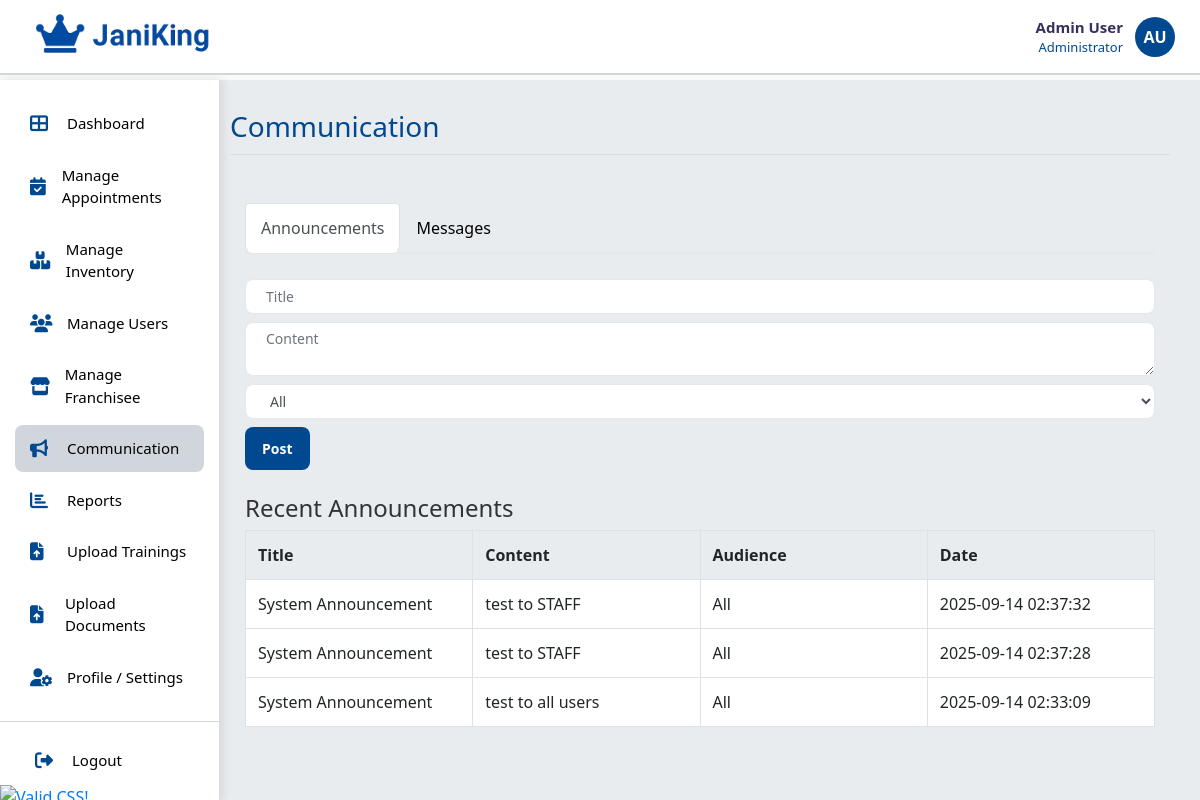
The page /root/admin/admin_announcements.php on the database as committed earlier.
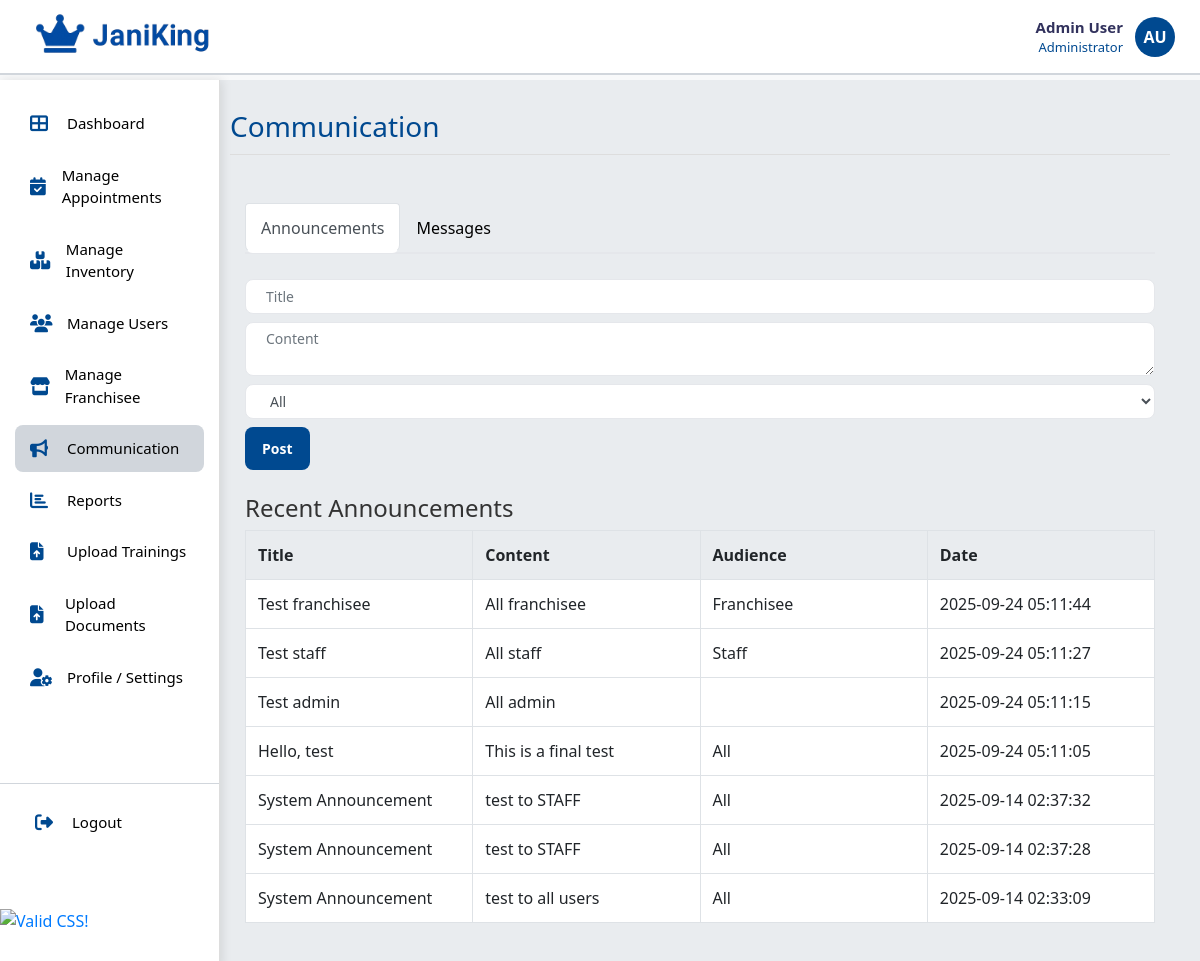
The same page on the database as committed later.
### tables this page shows
CREATE TABLE `announcements` (
  `announcement_id` int(11) NOT NULL,
  `title` varchar(255) NOT NULL,
  `content` text NOT NULL,
  `author_id` int(11) NOT NULL,
  `recipient_type` enum('All','Staff','Franchisee') NOT NULL DEFAULT 'All',
  `created_at` timestamp NOT NULL DEFAULT current_timestamp(),
  `updated_at` timestamp NOT NULL DEFAULT current_timestamp() ON UPDATE current_timestamp()
);

### root/admin/admin_announcements.php (the view, shortened to what this page needs)
<?php
require_once "../../db/config.php";
$activeTab = $_GET['tab'] ?? 'announcements';
$announcements = $conn->query("SELECT * FROM announcements ORDER BY created_at DESC")->fetchAll(PDO::FETCH_ASSOC);
?>
<!DOCTYPE html>
<html>
<head>
  <link rel="stylesheet" href="https://stackpath.bootstrapcdn.com/bootstrap/4.5.2/css/bootstrap.min.css">
  <link rel="stylesheet" href="https://cdnjs.cloudflare.com/ajax/libs/font-awesome/6.4.0/css/all.min.css">
  <link rel="stylesheet" href="../assets/css/style_admin.css">
</head>
<body>
<?php include('../includes/header.php'); ?>
<?php include('../includes/admin_navbar.php'); ?>
<div class="main-container">
<main class="main-content">
  <h1 class="page-title">Communication</h1>
<div class="container mt-5">
  <ul class="nav nav-tabs">
    <li class="nav-item"><a class="nav-link <?=($activeTab==='announcements'?'active':'')?>" href="#announcements" data-toggle="tab">Announcements</a></li>
    <li class="nav-item"><a class="nav-link <?=($activeTab==='messages'?'active':'')?>" href="#messages" data-toggle="tab">Messages</a></li>
  </ul>
  <div class="tab-content">
    <div class="tab-pane fade <?=($activeTab==='announcements'?'show active':'')?>" id="announcements">
      <form method="post" class="mt-3">
        <input type="text" name="title" class="form-control" placeholder="Title" required>
        <textarea name="content" class="form-control mt-2" placeholder="Content" required></textarea>
        <select name="audience" class="form-control mt-2">
          <option>All</option><option>Franchisee</option><option>Staff</option><option>Admin</option>
        </select>
        <button class="btn btn-primary mt-2">Post</button>
      </form>
      <h4 class="mt-4">Recent Announcements</h4>
      <table class="table table-bordered">
        <tr><th>Title</th><th>Content</th><th>Audience</th><th>Date</th></tr>
        <?php foreach($announcements as $a): ?>
          <tr>
            <td><?=htmlspecialchars($a['title'])?></td>
            <td><?=htmlspecialchars($a['content'])?></td>
            <td><?=$a['recipient_type']?></td>
            <td><?=$a['created_at']?></td>
          </tr>
        <?php endforeach; ?>
      </table>
    </div>
  </div>
</div>
</main>
</div>
</body>
</html>

### root/includes/header.php (shortened to what this page needs)
<header class="admin-header">
    <div class="logo-section">
        <img src="/assets/images/logo.png" alt="JaniKing Logo" class="brand-logo">
    </div>
    <div class="user-section">
        <div class="user-info">
            <div class="user-name">Admin User</div>
            <div class="user-role">Administrator</div>
        </div>
        <div class="user-avatar">AU</div>
    </div>
</header>

### root/includes/admin_navbar.php (shortened to what this page needs)
<link rel="stylesheet" href="/assets/css/style_admin.css">
<div class="admin-navbar">
    <ul class="nav-menu">
        <li class="nav-item">
            <a href="/admin/admin_dash.php" class="nav-link <?php if(basename($_SERVER['PHP_SELF'])=='admin_dash.php') echo 'active'; ?>">
                <span class="nav-text">Dashboard</span>
            </a>
        </li>
        <li class="nav-item">
            <a href="/admin/admin_manage_appointments.php" class="nav-link <?php if(basename($_SERVER['PHP_SELF'])=='admin_manage_appointments.php') echo 'active'; ?>">
                <i class="fas fa-calendar-check"></i>
                <span class="nav-text">Manage Appointments</span>
            </a>
        </li>
        <li class="nav-item">
            <a href="/admin/admin_manage_inventory.php" class="nav-link <?php if(basename($_SERVER['PHP_SELF'])=='admin_manage_inventory.php') echo 'active'; ?>">
                <i class="fas fa-boxes"></i>
                <span class="nav-text">Manage Inventory</span>
            </a>
        </li>
        <li class="nav-item">
            <a href="/admin/admin_manage_users.php" class="nav-link <?php if(basename($_SERVER['PHP_SELF'])=='admin_manage_users.php') echo 'active'; ?>">
                <i class="fas fa-users"></i>
                <span class="nav-text">Manage Users</span>
            </a>
        </li>
        <li class="nav-item">
            <a href="/admin/admin_manage_franchisee.php" class="nav-link <?php if(basename($_SERVER['PHP_SELF'])=='admin_manage_franchisee.php') echo 'active'; ?>">
                <i class="fas fa-store"></i>
                <span class="nav-text">Manage Franchisee</span>
            </a>
        </li>
        <li class="nav-item">
            <a href="/admin/admin_announcements.php" class="nav-link <?php if(basename($_SERVER['PHP_SELF'])=='admin_announcements.php') echo 'active'; ?>">
                <i class="fas fa-bullhorn"></i>
                <span class="nav-text">Communication</span>
            </a>
        </li>
        <li class="nav-item">
            <a href="/admin/admin_reports.php" class="nav-link <?php if(basename($_SERVER['PHP_SELF'])=='admin_reports.php') echo 'active'; ?>">
                <i class="fas fa-chart-bar"></i>
                <span class="nav-text">Reports</span>
            </a>
        </li>
        <li class="nav-item">
            <a href="/admin/admin_trainings.php" class="nav-link <?php if(basename($_SERVER['PHP_SELF'])=='admin_trainings.php') echo 'active'; ?>">
                <i class="fas fa-file-upload"></i>
                <span class="nav-text">Upload Trainings</span>
            </a>
        </li>
        <li class="nav-item">
            <a href="/admin/admin_documents.php" class="nav-link <?php if(basename($_SERVER['PHP_SELF'])=='admin_documents.php') echo 'active'; ?>">
                <i class="fas fa-file-upload"></i>
                <span class="nav-text">Upload Documents</span>
            </a>
        </li>
        <li class="nav-item">
            <a href="/admin/admin_profile.php" class="nav-link <?php if(basename($_SERVER['PHP_SELF'])=='admin_profile.php') echo 'active'; ?>">
                <i class="fas fa-user-cog"></i>
                <span class="nav-text">Profile / Settings</span>
            </a>
        </li>
    </ul>
    <div class="logout-section">
        <a href="/logout.php" class="nav-link">
            <i class="fas fa-sign-out-alt"></i>
            <span class="nav-text">Logout</span>
        </a>
    </div>
    <p>
    <a href="https://jigsaw.w3.org/css-validator/check/referer">
        <img style="border:0;width:88px;height:31px"
            src="https://jigsaw.w3.org/css-validator/images/vcss-blue"
            alt="Valid CSS!" />
    </a>
</p>
</div>

### root/assets/css/style_admin.css (style rules this page uses)
:root { --header-h: 80px; --nav-w: 220px; --brand-blue: #004990; --bg: #f8f9fa; --card-bg: #ffffff; --text: #333333; --muted: #6c757d; --border: #e5e7eb; --shadow: 0 4px 12px rgba(0,0,0,.08); }
* { box-sizing:border-box; }
html, body { height:100%; }
body { margin:0; font-family: 'Segoe UI', Tahoma, Geneva, Verdana, sans-serif; color: var(--text); background: var(--bg); overflow:hidden; }
.admin-navbar { background-color: #fff; width: 200px; height: calc(100vh - 75px); padding: 20px 0; box-shadow: 2px 0 10px rgba(0,0,0,0.1); position: fixed; left: 0; top: 75px; display: flex; flex-direction: column; justify-content: space-between; z-index: 900; }
.nav-menu { list-style: none; padding: 0 15px; }
.nav-item { margin-bottom: 5px; }
.nav-link { display: flex; align-items: center; padding: 12px 15px; text-decoration: none; color: #000; border-radius: 8px; transition: all 0.3s ease; }
.nav-link.active, .nav-link:hover { background-color: #d1d6dc; }
.nav-link i { color: #004990; width: 25px; font-size: 18px; margin-right: 12px; }
.nav-text { font-size: 15px; font-weight: 500; }
.logout-section { padding: 15px 20px 0; border-top: 1px solid #d1d6dc; }
.main-content { margin-left: 200px; padding: 30px; }
.main-container { display:flex; height:100vh; padding-top: var(--header-h); }
.admin-navbar { position: fixed; top: var(--header-h); left: 0; width: var(--nav-w); height: calc(100vh - var(--header-h)); background: #fff; border-right: 1px solid #ddd; overflow-y: auto; z-index: 900; }
.main-content { flex: 1; padding: 30px; overflow-y: auto; background: #e9ecef; }
.page-title { color: var(--brand-blue); font-size: 28px; margin: 0 0 20px 0; padding-bottom: 10px; border-bottom: 1px solid #ddd; }
.btn { display:inline-flex; align-items:center; gap:8px; padding:10px 16px; border:1px solid transparent; border-radius: 8px; font-size:14px; font-weight:600; cursor:pointer; transition: all .2s ease; text-decoration:none; }
.btn-primary { background: var(--brand-blue); color:#fff; }
table { width:100%; border-collapse:collapse; table-layout: fixed; }
tbody td { padding:14px 16px; border-bottom:1px solid #f1f1f1; background:#fff; word-wrap: break-word; white-space: normal; vertical-align: top; }
tbody tr:last-child td { border-bottom:none; }
.form-control { width: 100%; padding: 5px 20px; border: 1px solid var(--border); border-radius: 8px; font-size: 14px; background: #fff; }
.nav-tabs { display: flex; border-bottom: 2px solid var(--border); margin-bottom: 25px; }

### root/includes/header.php (style rules this page uses)
.admin-header { position: fixed; top: 0; left: 0; width: 100%; height: 75px; background-color: #ffffffff; padding: 15px 25px; display: flex; justify-content: space-between; align-items: center; border-bottom: 2px solid #d1d6dc; z-index: 1000; }
.logo-section { display: flex; align-items: center; gap: 10px; }
.brand-logo { height: 200px; width: auto; }
.user-section { display: flex; align-items: center; gap: 12px; }
.user-info { text-align: right; }
.user-name { font-weight: 600; color: #32325d; font-size: 15px; }
.user-role { color: #004990; font-size: 13px; font-weight: 500; }
.user-avatar { width: 40px; height: 40px; background-color: #004990; border-radius: 50%; display: flex; align-items: center; justify-content: center; color: white; font-weight: bold; font-size: 16px; }

Rows that differ between the two databases and show on the page:
added announcements: title "Test franchisee", content "All franchisee", recipient_type "Franchisee", created_at "2025-09-24 05:11:44"
added announcements: title "Test staff", content "All staff", recipient_type "Staff", created_at "2025-09-24 05:11:27"
added announcements: title "Test admin", content "All admin", created_at "2025-09-24 05:11:15"
added announcements: title "Hello, test", content "This is a final test", recipient_type "All", created_at "2025-09-24 05:11:05"
